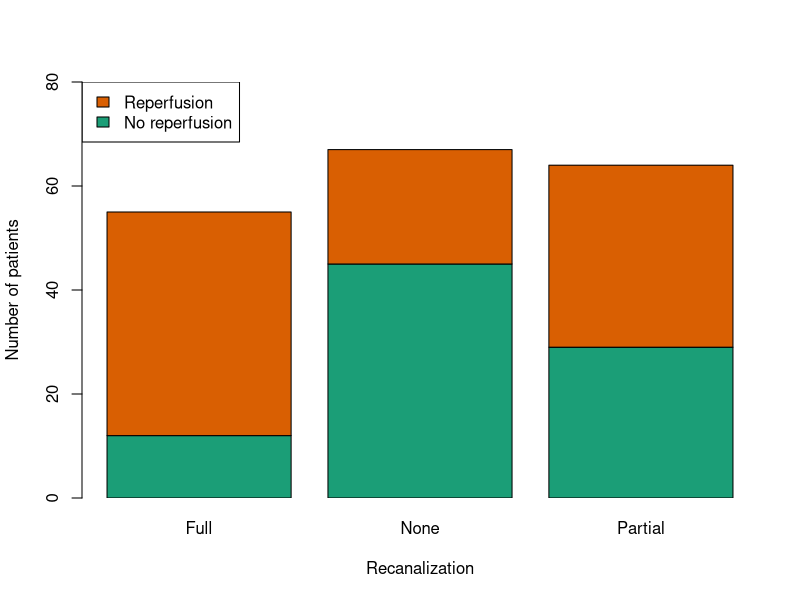
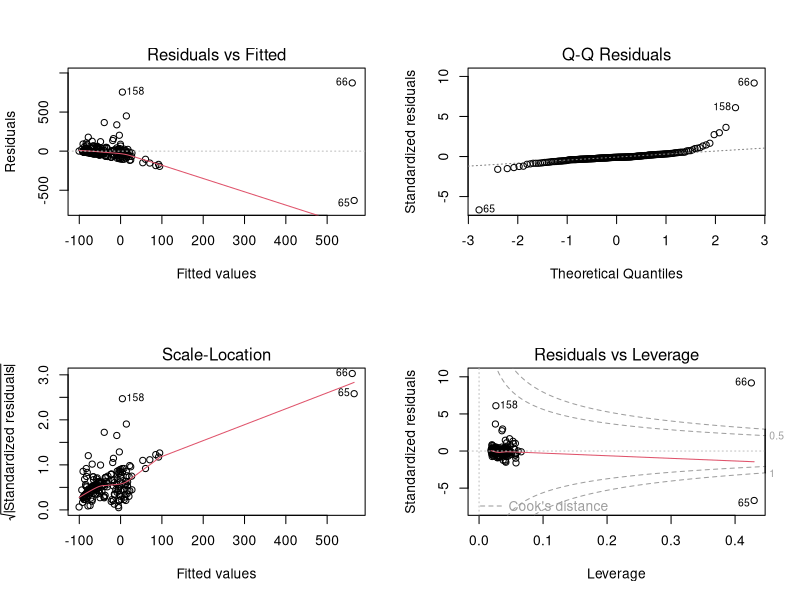
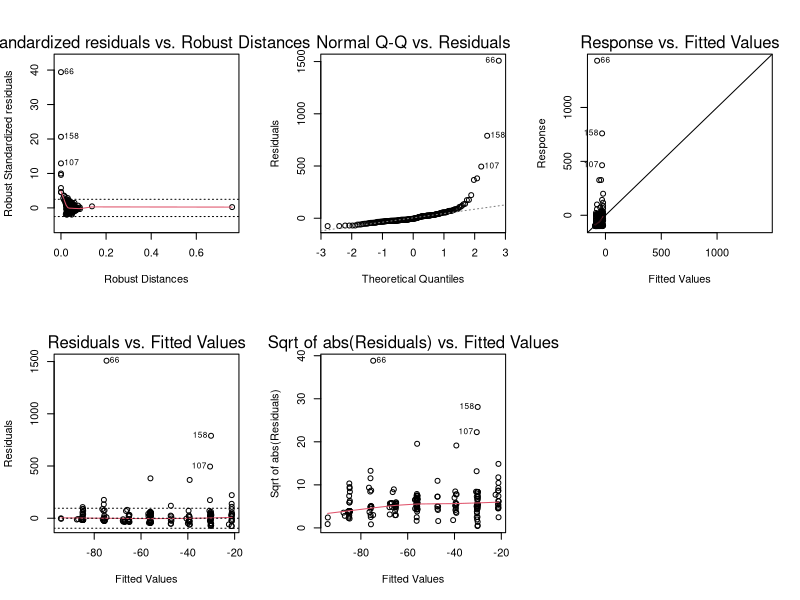

These figures' R source, in order:
## ---- chunk 1
knitr::opts_chunk$set(echo = TRUE)
## ---- chunk 2
# necessary packages
library(robustbase)
library(knitr)

# load data
allpts <- read.table("Carmela_Project.csv", header = T, sep=",")

# create necessary variables (reperfusion / infarct growth binarized cut-offs)
allpts$reperf[allpts$relTmax_change<=-50] <- "Yes"
allpts$reperf[allpts$relTmax_change>-50] <- "No"
allpts$reperf <- factor(allpts$reperf)

# recode recanalization variable
allpts$Rekan[allpts$Rekan==0] <- "None" # no recanalization
allpts$Rekan[allpts$Rekan==1] <- "Full" # full recanalization
allpts$Rekan[allpts$Rekan==2] <- "Partial" # partial recanalization

# descriptive stats
kable(table(allpts$reperf, allpts$Rekan))
barplot(table(allpts$reperf, allpts$Rekan), legend.text = c("No reperfusion", "Reperfusion"), col=c("#1b9e77","#d95f02"), xlab="Recanalization", ylab="Number of patients", xpd=F,args.legend = list(x = "topleft"), ylim=c(0,80))

## TEST FOR DIFFERENCES B/W CATEGORICAL VARIABLES HERE ##

# check assumptions of ANCOVA
par(mfrow=c(2,2))
plot(lm(allpts$relTmax_change~allpts$Rekan + allpts$rel_DWIgrowth + allpts$circulation + allpts$TSI + allpts$NIHSS_ad))

# perform ANCOVA
summary(lm(allpts$relTmax_change~allpts$Rekan + allpts$rel_DWIgrowth + allpts$circulation + allpts$TSI + allpts$NIHSS_ad))

# check assumptions of robust GLM
par(mfrow=c(2,3))
plot(lmrob(allpts$relTmax_change~allpts$Rekan + allpts$rel_DWIgrowth + allpts$circulation + allpts$TSI + allpts$NIHSS_ad + allpts$iv_tPR))

# perform robust GLM
summary(lmrob(allpts$relTmax_change~allpts$Rekan + allpts$rel_DWIgrowth + allpts$circulation + allpts$TSI + allpts$NIHSS_ad + allpts$iv_tPR))

# test if circulation has influence on reperfusion in non-recanalizers
summary(lmrob(allpts[allpts$Rekan=="None",]$relTmax_change~allpts[allpts$Rekan=="None",]$circulation))

# test if circulation has influence on reperfusion in recanalizers (full OR partial)
summary(lmrob(allpts[allpts$Rekan=="Full"|allpts$Rekan=="Partial",]$relTmax_change~allpts[allpts$Rekan=="Full"|allpts$Rekan=="Partial",]$circulation))
## ---- chunk 3
